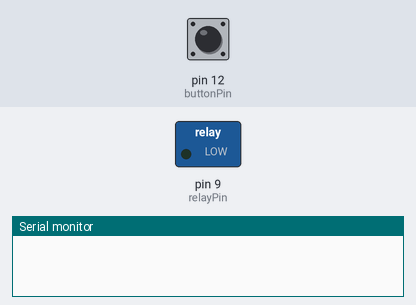
Recording of a sketch running on a simulated Arduino Uno, built with avr-gcc and run on an emulated ATmega328P. On the bench: switched loads named in the sketch (green lamp = pin HIGH), the last lines printed to the serial monitor. The test bench sets the inputs (shaded band); at power-on: pin 12 (buttonPin) HIGH.

Above: at 1.2 s.
1.3 s: pin 12 (buttonPin) pulled LOW for 0.15 s
At 2.2 s:
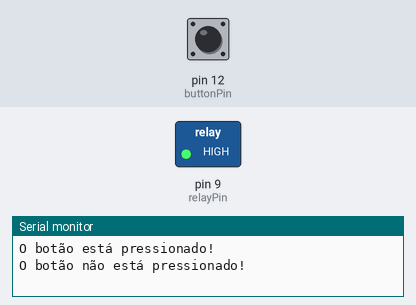
2.9 s: pin 12 (buttonPin) pulled LOW for 1 s
At 3.4 s:
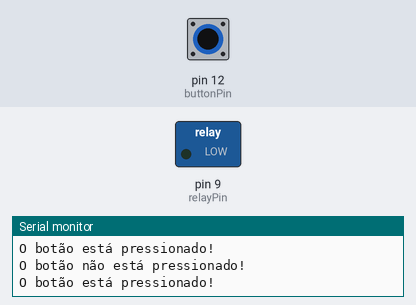
5.4 s: pin 12 (buttonPin) pulled LOW for 3.2 s
At 6.5 s:
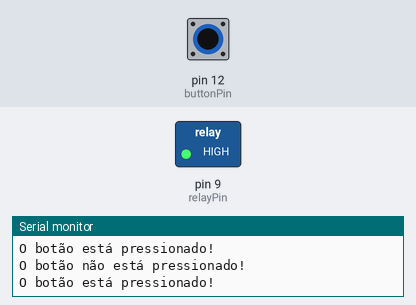
Timing chart, 0 to 8.4 s (numbered marks = the images above; inputs shaded):
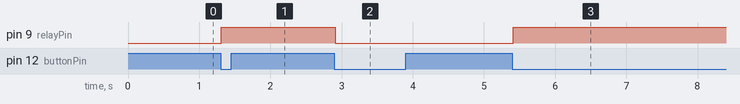

Measured:
- after the input at 1.3 s, pin 9 (relayPin): LOW → HIGH at once
- after the input at 2.9 s, pin 9 (relayPin): HIGH → LOW at once
- after the input at 5.4 s, pin 9 (relayPin): LOW → HIGH at once

The sketch:

motor_with_switch.ino
```cpp
int relayPin = 9;
int buttonPin = 12;

int buttonState = HIGH;
int relayState = LOW;
int lastButtonState = HIGH;
long lastChangeTime = 0;

void setup() {
  pinMode(buttonPin, INPUT);
  pinMode(relayPin, OUTPUT);
  Serial.begin(9600);
}

void loop() {
  int nowButtonState = digitalRead(buttonPin);

  if (nowButtonState != lastButtonState) {
    lastChangeTime = millis();
  }

  if (millis() - lastChangeTime > 10) {
    if (buttonState != nowButtonState) {
      buttonState = nowButtonState;
      if (buttonState == LOW) {
        relayState = !relayState; // reverte o estado do relay
        digitalWrite(relayPin, relayState); // update o estado do relay
        Serial.println("O botão está pressionado!");
      } else {
        Serial.println("O botão não está pressionado!");
      }
    }
  }
  lastButtonState = nowButtonState; // salvando o estado do botão antes de reiniciar o loop
}
```
